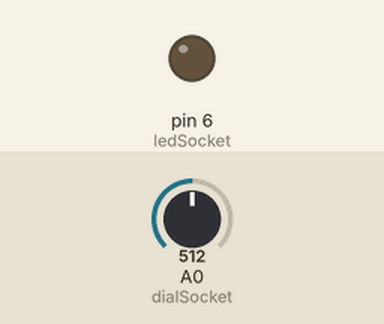
A sketch run on a simulated Arduino Uno, built with avr-gcc and run on an emulated ATmega328P. Parts: output pins drawn as LEDs (lit = HIGH). The inputs (shaded band) are chosen by the test bench; at power-on: A0 (dialSocket) = 512.

Above: at 1.2 s.
1.3 s: A0 (dialSocket) set to 716
At 2.5 s:
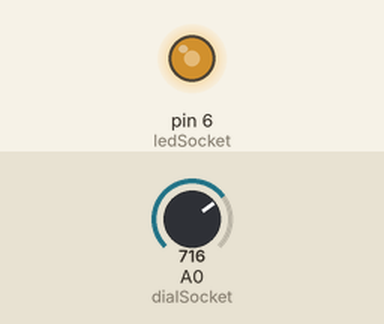
2.8 s: A0 (dialSocket) set to 900
At 3.6 s:
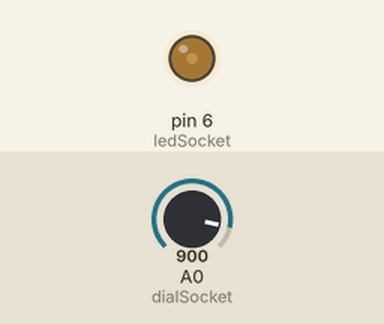
4.3 s: A0 (dialSocket) set to 511
At 4.8 s:
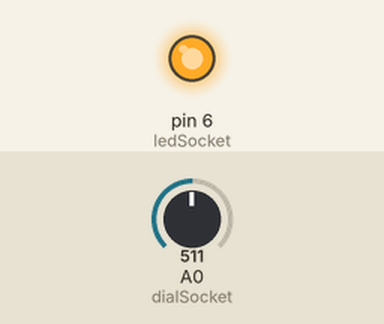
5.8 s: A0 (dialSocket) set to 306
At 7.0 s:
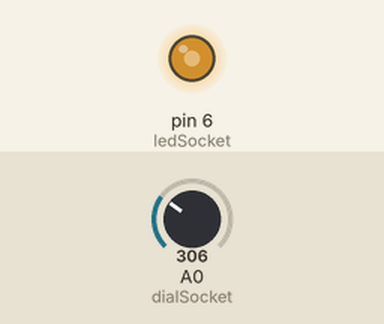
7.3 s: A0 (dialSocket) set to 122
At 8.3 s:
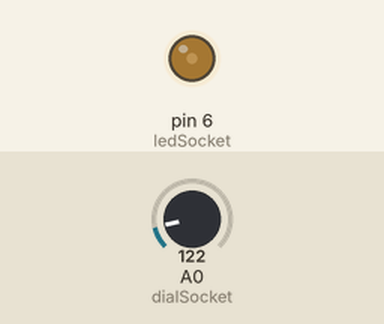
Timing chart, 0 to 9.8 s (numbered marks = the images above; inputs shaded):
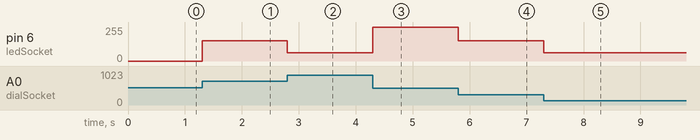

Measured:
- after the input at 1.3 s, pin 6 (ledSocket): 0/255 → 153/255 at once
- after the input at 2.8 s, pin 6 (ledSocket): 153/255 → 61/255 at once
- after the input at 4.3 s, pin 6 (ledSocket): 61/255 → 255/255 at once
- after the input at 5.8 s, pin 6 (ledSocket): 255/255 → 153/255 at once
- after the input at 7.3 s, pin 6 (ledSocket): 153/255 → 61/255 at once

The sketch:

L_02_C_05.ino
```cpp
const int ledSocket = 6;
const int dialSocket = A0;
int dialReading;
int brightness;

void setup() {
  pinMode(ledSocket, OUTPUT);
  pinMode(dialSocket, INPUT);
}

void loop() {
  dialReading = analogRead(dialSocket);
  if (dialReading < 512){
    brightness = dialReading/2;
    analogWrite(ledSocket, brightness);
  }
  if (dialReading > 512){
    brightness = 255 - (dialReading-512)/2;
    analogWrite(ledSocket, brightness);
  }
}
```
